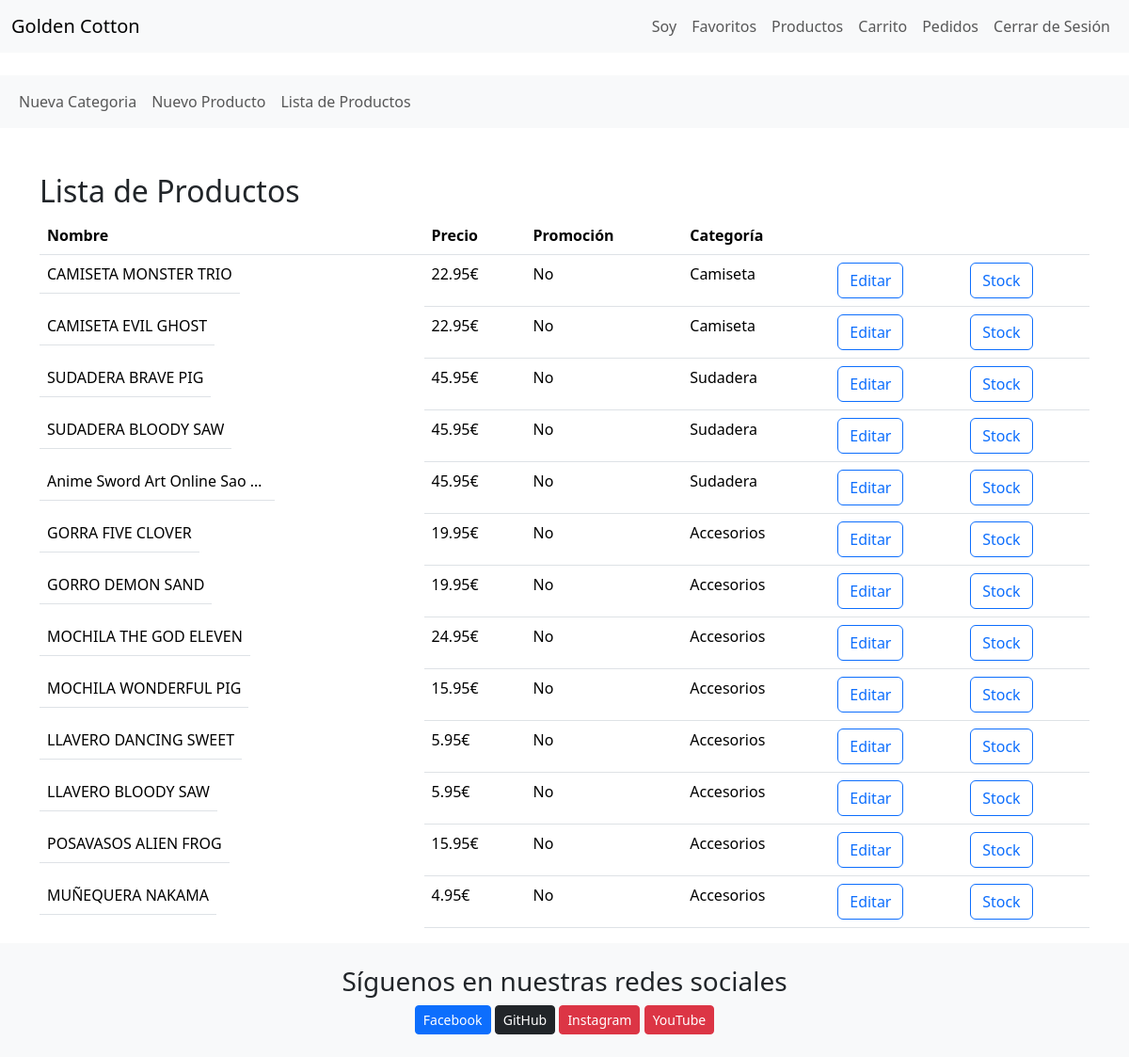
Page /PHP/listaProducto.php (signed in) on the committed database.
### tables this page shows
CREATE TABLE IF NOT EXISTS PRODUCTO(
    ID_Producto INT AUTO_INCREMENT PRIMARY KEY,
    Nombre VARCHAR(255) NOT NULL,
    Categorias VARCHAR(255) NOT NULL,
    Precio DECIMAL(10,2) NOT NULL,
    IVA INT NOT NULL,
    Es_Promocionado BOOLEAN DEFAULT 0,
    Imagen1 VARCHAR(255) NOT NULL,
    Imagen2 VARCHAR(255),
    Imagen3 VARCHAR(255),
    Descripcion VARCHAR(255),
    FOREIGN KEY(Categorias) REFERENCES CATEGORIAS(categorias)
);

### PHP/listaProducto.php (the view, shortened to what this page needs)
<?php
include 'conexionBD.php';
$sql = mysqli_query($conexion, "SELECT * FROM PRODUCTO ORDER BY ID_Producto ASC");
$resultado = mysqli_num_rows($sql);
?>
<!DOCTYPE html>
<html lang="es">
<?php include "header.php";?>
<body>
<?php include "nav1.php"; ?>
<?php include "nav2.php"; ?>
<div class="container mt-5">
    <h2>Lista de Productos</h2>
        <?php
            if ($resultado) {
        ?>
        <table class="table">
            <thead>
                <tr>
                    <th>Nombre</th>
                    <th>Precio</th>
                    <th>Promoción</th>
                    <th>Categoría</th>
                    <th></th>
                    <th></th>
                </tr>
            </thead>
            <tbody>
                <?php
                if ($resultado > 0) {
                    while ($producto = mysqli_fetch_assoc($sql)) {
                        echo "<tr>";
                        echo "<td class='d-inline-block text-truncate' style='max-width: 250px;''>" . $producto['Nombre'] . "</td>";
                        echo "<td>" . $producto['Precio'] . "€" . "</td>";
                        echo "<td>" . ($producto['Es_Promocionado'] == 1 ? 'Sí' : 'No') . "</td>";
                        echo "<td>" . $producto['Categorias'] . "</td>";
                        echo "<td><a href='editarProducto.php?id=" . $producto['ID_Producto'] . "' class='btn btn-outline-primary'>Editar</a></td>";
                        echo "<td><a href='stock.php?id=" . $producto['ID_Producto'] . "' class='btn btn-outline-primary'>Stock</a></td>";
                        echo "</tr>";
                    }
                }
                ?>
            </tbody>
        </table>
    <?php }?>
</div>
<?php include "footer.php"; ?>
</body>
</html>

### rows in the picture
producto: Nombre "CAMISETA MONSTER TRIO", Precio "22.95", Es_Promocionado "No", Categorias "Camiseta"
producto: Nombre "CAMISETA EVIL GHOST", Precio "22.95", Es_Promocionado "No", Categorias "Camiseta"
producto: Nombre "SUDADERA BRAVE PIG", Precio "45.95", Es_Promocionado "No", Categorias "Sudadera"
producto: Nombre "SUDADERA BLOODY SAW", Precio "45.95", Es_Promocionado "No", Categorias "Sudadera"
producto: Nombre "Anime Sword Art Online Sao…", Precio "45.95", Es_Promocionado "No", Categorias "Sudadera"
producto: Nombre "GORRA FIVE CLOVER", Precio "19.95", Es_Promocionado "No", Categorias "Accesorios"
producto: Nombre "GORRO DEMON SAND", Precio "19.95", Es_Promocionado "No", Categorias "Accesorios"
producto: Nombre "MOCHILA THE GOD ELEVEN", Precio "24.95", Es_Promocionado "No", Categorias "Accesorios"
producto: Nombre "MOCHILA WONDERFUL PIG", Precio "15.95", Es_Promocionado "No", Categorias "Accesorios"
producto: Nombre "LLAVERO DANCING SWEET", Precio "5.95", Es_Promocionado "No", Categorias "Accesorios"
producto: Nombre "LLAVERO BLOODY SAW", Precio "5.95", Es_Promocionado "No", Categorias "Accesorios"
producto: Nombre "POSAVASOS ALIEN FROG", Precio "15.95", Es_Promocionado "No", Categorias "Accesorios"
producto: Nombre "MUÑEQUERA NAKAMA", Precio "4.95", Es_Promocionado "No", Categorias "Accesorios"

### other values in the picture
$_SESSION['Nombre'] "Soy"
